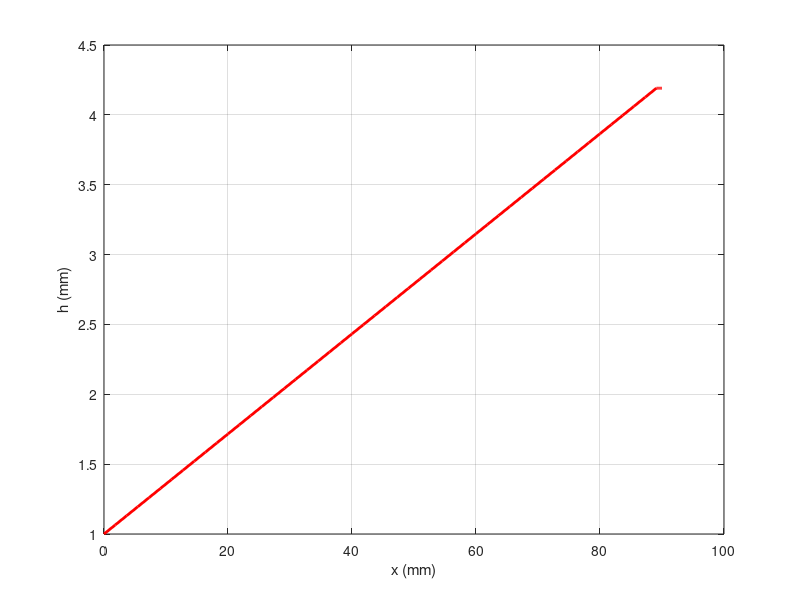
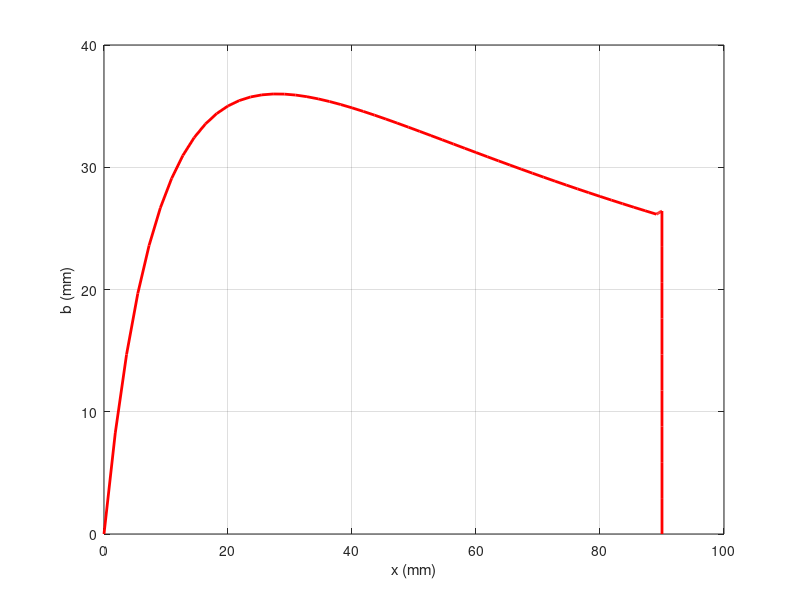

Source code (MATLAB) for these figures, in order: (Note: this script raises an error after producing the figures.)
clc;clear;close all 
%% The length L and the max thickness h_max is mannualy set here: 
global L h_max;
L = 90/1000; 
h_max = 4.191/1000; 

%% The computation of the width: (change here, if needed) (Please see explanation in the root)
global bb_constant bb_constant_value;
bb_constant=0; % mannualy set here
bb_constant_value=70/1000; % mannualy set here

%% Safety constrain: (change here, if needed) (Please see explanation in the root)
global P_max n;
P_max = 800; 
n = 0.9; 

%% The optimization results: (enter here!) (Please see explanation in the root)
n_h = 0.3234; % keel min thickness
n_c = 0.0100; % h-constant part length
n_f = 0.0100; % fulcrum farest position

% corresponding three design here:
h_min = 1/1000%h_max*n_h;
c = L*n_c;
a_max = L-c*n_f; 

%% Constants of Gordon Composites™ Thermoset barstock GC-67-UBW
TS = 150000/0.000145037738; % flexture strength
E = 33.10*10^9;

%% plot the thickness and the width profile：
% set the x array
xx_NC=linspace(0,L-c,50);
xx_C_underA_MAX =linspace(L-c,a_max,10);
xx_C_overA_MAX=linspace(a_max,L,10);
xx = [xx_NC, xx_C_underA_MAX, xx_C_overA_MAX];

% get h(x)
h(1:50) = h_min+(h_max-h_min)*(xx(1:50))/(L-c);
h(51:60) = h_max;
h(61:70) = h_max;
figure(1)
plot(xx*1000,h*1000,'-r','linewidth',2)
ylabel('h (mm)')
xlabel('x (mm)')
grid on;

% get b(x)
b(1:60)=(6*P_max*(xx(1:60)))./(n*TS*((h(1:60)).^2));
b(61:70)=(6*P_max*(L-xx(61:70))*(a_max/(L-a_max)))./(n*TS*((h(61:70)).^2));
if bb_constant==1
    b(1:70)=bb_constant_value*1000;
end
figure(2)
plot(xx*1000,b*1000,'-r','linewidth',2)
ylabel('b (mm)')
xlabel('x (mm)')
grid on

%% Start computing this“raw” designObjective-stiffness @ each fulcrum positions:
% P here (the applied force N)
P = 400;
%% for loop for Flucrum position
for ii = 0.25:0.05:0.95
% Flucrum position
a=a_max*ii; % in range of (0,a_max)

% Get the stiffness
k=core_design(h_min,c,a_max,P,a);

% plot
figure(3)
plot(a*1000,k,'*r','markersize',8)
ylabel('k (N/mm)')
xlabel('a (mm)')
grid on
hold on
end

%% Print the five design parameters:
fprintf('Keel length: %.2f mm \n',L*1000)
fprintf('Thickness_max: %.2f mm \n',h_max*1000)
fprintf('Thickness_min: %.2f mm \n',h_min*1000)
fprintf('UntaperPART length: %.2f mm \n',c*1000)
fprintf('Fulcrum max length: %.2f mm \n',L*1000-c*n_f*1000)